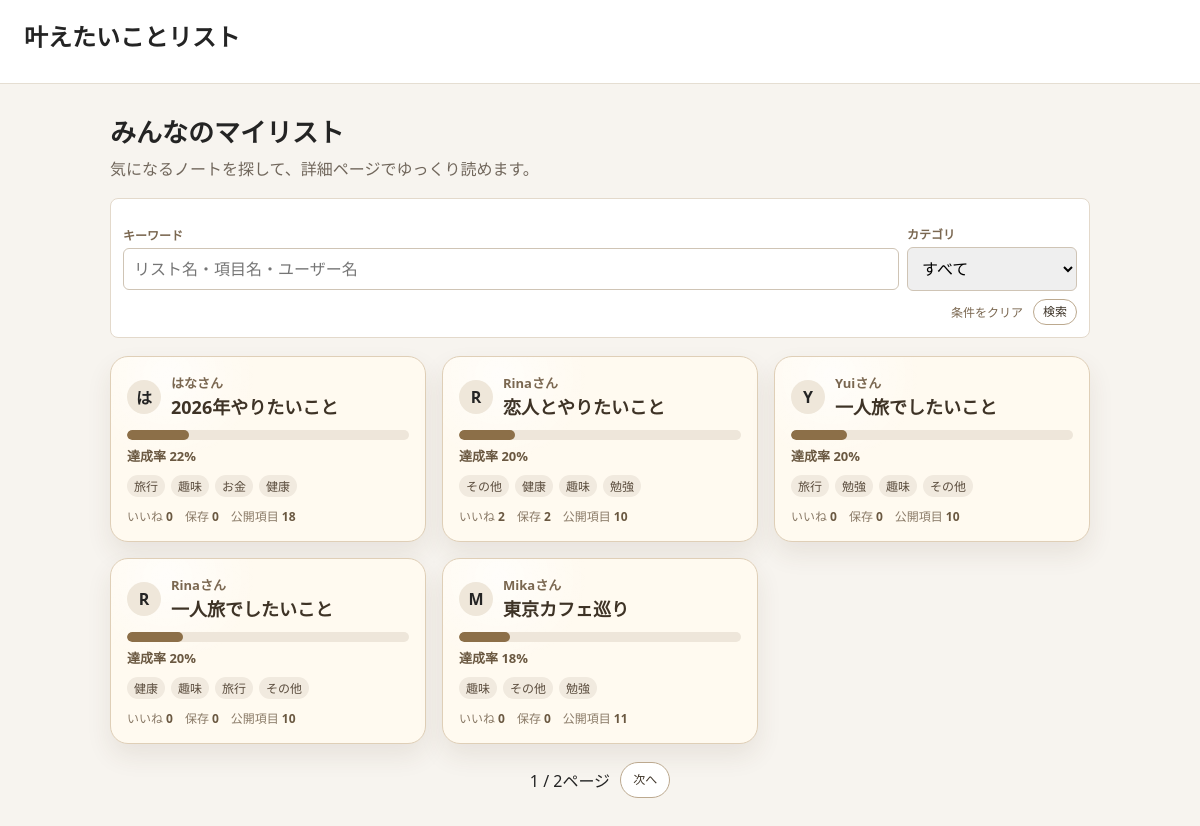
The page /public/ (signed in) on the database its author committed.
### goals/models.py (models this page shows, shortened)
class Profile(models.Model):
    user = models.OneToOneField(settings.AUTH_USER_MODEL, on_delete=models.CASCADE)
    display_name = models.CharField("表示名", max_length=80, blank=True)
    bio = models.TextField("自己紹介", blank=True)
    icon = models.ImageField("プロフィールアイコン", upload_to="profile_icons/", blank=True, null=True)

class YearPlan(models.Model):
    TARGET_CHOICES = GoalSetting.TARGET_CHOICES
    user = models.ForeignKey(
        settings.AUTH_USER_MODEL,
        verbose_name="ユーザー",
        on_delete=models.CASCADE,
        related_name="year_plans",
    )
    year = models.PositiveIntegerField("Year")
    list_title = models.CharField("リスト名", max_length=120, blank=True)
    target_count = models.PositiveIntegerField("Target count", choices=TARGET_CHOICES, default=100)
    is_public = models.BooleanField("この年のリストを公開する", default=False)
    updated_at = models.DateTimeField(auto_now=True)
    class Meta:
        ordering = ["-year"]

### goals/views.py (the view, shortened to what this page needs)
# urls.py: path("public/", views.public_goal_list, name="public_goal_list"),
def public_goal_list(request):
    query = request.GET.get("q", "").strip()
    category = request.GET.get("category", "").strip()
    public_plans = YearPlan.objects.filter(is_public=True).select_related("user", "user__profile").annotate(
        public_goal_count=Count("goals", filter=Q(goals__item_is_public=True)),
    ).filter(public_goal_count__gt=0)
    if category:
        public_plans = public_plans.filter(goals__category=category, goals__item_is_public=True)
    public_plans = public_plans.distinct().order_by("-updated_at", "-pk")
    paginator = Paginator(public_plans, 5)
    page_obj = paginator.get_page(request.GET.get("page"))
    query_params = {}
    if query:
        query_params["q"] = query
    if category:
        query_params["category"] = category
    page_query = urlencode(query_params)
    grouped_goals = build_public_list_groups(page_obj.object_list, request.user, category=category, request=request)
    context = {
        "goal_groups": grouped_goals,
        "page_obj": page_obj,
        "page_query": page_query,
        "public_count": public_plans.count(),
        "done_count": sum(group["done_count"] for group in grouped_goals),
        "categories": YearlyGoal.CATEGORY_CHOICES,
        "selected_category": category,
        "query": query,
    }
    return render(request, "goals/public_goal_list.html", context)

### goals/views.py (called while the page is built)
def progress_percent(done_count, total_count):
    if total_count <= 0:
        return 0
    return min(round(done_count / total_count * 100), 100)

### goals/templates/goals/public_goal_list.html (shortened to what this page needs)
{% extends "goals/base.html" %}
{% block content %}
<div class="page-title discover-hero">
    <div>
        <h2>みんなのマイリスト</h2>
        <p>気になるノートを探して、詳細ページでゆっくり読めます。</p>
    </div>
</div>
<section class="panel search-panel">
    <form method="get" class="search-row">
        <div>
            <label for="q">キーワード</label>
            <input id="q" type="text" name="q" value="{{ query }}" placeholder="リスト名・項目名・ユーザー名">
        </div>
        <div>
            <label for="category">カテゴリ</label>
            <select id="category" name="category">
                <option value="">すべて</option>
            </select>
        </div>
        <div class="search-actions">
            <a class="clear-search-link" href="{% url 'goals:public_goal_list' %}">条件をクリア</a>
            <button class="button pill-button" type="submit">検索</button>
        </div>
    </form>
</section>
<section class="discover-grid">
    {% for group in goal_groups %}
        {% include "goals/partials/public_list_overview_card.html" with group=group %}
    {% empty %}
        <p class="notice">条件に合う公開マイリストはまだありません。</p>
    {% endfor %}
</section>
{% if page_obj.paginator.num_pages > 1 %}
    <nav class="pagination">
        <span>{{ page_obj.number }} / {{ page_obj.paginator.num_pages }}ページ</span>
        {% if page_obj.has_next %}
            <a class="button small-button pill-button" href="?{% if page_query %}{{ page_query }}&{% endif %}page={{ page_obj.next_page_number }}">次へ</a>
        {% endif %}
    </nav>
{% endif %}
{% endblock %}

### goals/templates/goals/partials/public_list_overview_card.html
<article class="discover-card">
    <div class="discover-card-head">
        <a class="avatar profile-avatar-link" href="{% url 'goals:profile_detail' group.user.username %}" aria-label="{{ group.display_name }}さんのプロフィール">
            {% if group.user.profile.icon %}
                <img src="{{ group.user.profile.icon.url }}" alt="">
            {% else %}
                {{ group.display_name|slice:":1" }}
            {% endif %}
        </a>
        <div>
            <p class="discover-user">{{ group.display_name }}さん</p>
            <h3>
                <a class="discover-title-link" href="{% url 'goals:public_list_detail' group.plan.pk %}">{{ group.list_title }}</a>
            </h3>
        </div>
    </div>
    <div class="discover-progress">
        <div class="progress-track">
            <div class="progress-bar" style="width: {{ group.progress_percent }}%;"></div>
        </div>
        <span>達成率 {{ group.progress_percent }}%</span>
    </div>
    <div class="discover-tags">
        {% for label in group.category_labels|slice:":4" %}
            <span class="status-pill">{{ label }}</span>
        {% empty %}
            <span class="status-pill">その他</span>
        {% endfor %}
    </div>
    <dl class="discover-stats">
        <div>
            <dt>いいね</dt>
            <dd>{{ group.like_count }}</dd>
        </div>
        <div>
            <dt>保存</dt>
            <dd>{{ group.save_count }}</dd>
        </div>
        <div>
            <dt>公開項目</dt>
            <dd>{{ group.total_count }}</dd>
        </div>
    </dl>
</article>

### goals/templates/goals/base.html (style rules this page uses)
body { margin: 0; color: #242424; background: #f7f4ef; font-family: system-ui, -apple-system, BlinkMacSystemFont, "Segoe UI", sans-serif; }
nav a, .button, .user-menu summary { display: inline-block; border: 1px solid #bca98f; border-radius: 6px; padding: 8px 12px; color: #3d3327; background: #ffffff; text-decoration: none; cursor: pointer; font: inherit; }
.page-title { display: flex; align-items: center; justify-content: space-between; gap: 16px; margin-bottom: 18px; }
.page-title h2 { margin: 0; font-size: 26px; }
.panel, .item, form.form-box { border: 1px solid #e3d9cb; border-radius: 8px; background: #ffffff; padding: 18px; }
.small-button { border-radius: 5px; padding: 4px 8px; font-size: 13px; line-height: 1.3; }
.status-pill { display: inline-block; border-radius: 999px; background: #f1eadf; color: #5a4c3d; padding: 2px 7px; font-size: 12px; white-space: nowrap; }
.progress-track { width: 100%; height: 10px; overflow: hidden; border-radius: 999px; background: #eee6da; }
.progress-bar { height: 100%; border-radius: inherit; background: #8c6f48; }
.avatar { display: inline-grid; place-items: center; width: 34px; height: 34px; border-radius: 50%; overflow: hidden; background: #efe7da; color: #5a4c3d; font-weight: 700; vertical-align: middle; }
label { display: block; font-weight: 700; margin: 14px 0 6px; }
input[type="text"], input[type="number"], input[type="date"], select, textarea { box-sizing: border-box; width: 100%; border: 1px solid #cfc4b5; border-radius: 6px; padding: 9px 10px; font: inherit; }
.pill-button, .want-button, .together-button, .public-list-actions .button, .notebook-actions .button, .page-control .button { display: inline-flex; align-items: center; justify-content: center; min-width: 0; min-height: 26px; border-radius: 999px; padding: 4px 9px; font-size: 12px; line-height: 1.2; white-space: nowrap; }

### goals/templates/goals/public_goal_list.html (style rules this page uses)
.discover-hero { margin-bottom: 18px; }
.discover-hero h2 { margin-bottom: 6px; }
.discover-hero p { margin: 0; color: #71675c; }
.search-panel { display: grid; gap: 8px; margin-bottom: 18px; padding: 12px; }
.search-row { display: grid; grid-template-columns: minmax(0, 1fr) 170px; gap: 8px; align-items: center; }
.search-row label { display: block; margin-bottom: 4px; color: #7a6750; font-size: 12px; font-weight: 700; }
.search-actions { display: flex; grid-column: 1 / -1; gap: 10px; align-items: center; justify-content: flex-end; align-self: end; text-align: right; }
.clear-search-link { color: #7a6750; font-size: 12px; text-decoration: none; text-underline-offset: 3px; }
.discover-grid { display: grid; grid-template-columns: repeat(auto-fit, minmax(240px, 1fr)); gap: 16px; }
.discover-card { display: grid; gap: 10px; border: 1px solid #dfcfb7; border-radius: 18px; background: radial-gradient(circle at 18% 10%, rgba(255, 255, 255, 0.7), transparent 28%), #fffaf0; padding: 16px; box-shadow: 0 12px 26px rgba(76, 57, 33, 0.09); }
.discover-card-head { display: grid; grid-template-columns: auto minmax(0, 1fr); gap: 10px; align-items: center; }
.discover-card h3 { margin: 2px 0 0; color: #3e3326; font-size: 18px; line-height: 1.45; }
.discover-title-link { color: inherit; text-decoration: none; text-underline-offset: 4px; text-decoration-thickness: 1px; }
.profile-avatar-link { color: inherit; text-decoration: none; }
.discover-user { margin: 0; color: #7a6750; font-size: 13px; font-weight: 700; }
.discover-tags, .discover-actions { display: flex; flex-wrap: wrap; gap: 6px; align-items: center; }
.discover-progress { display: grid; gap: 6px; color: #6a5841; font-size: 13px; font-weight: 700; }
.discover-stats { display: flex; flex-wrap: wrap; gap: 8px 12px; margin: 0; color: #8a7a67; font-size: 12px; }
.discover-stats div { display: inline-flex; gap: 3px; align-items: baseline; border: 0; background: transparent; padding: 0; }
.discover-stats dt { color: #8a7a67; font-size: 12px; }
.discover-stats dd { margin: 0; color: #6a5841; font-weight: 600; }
.pagination { display: flex; gap: 10px; align-items: center; justify-content: center; margin-top: 18px; }
.pagination .button { width: auto; flex: 0 0 auto; padding-left: 12px; padding-right: 12px; }

### rows shown on the page
Profile: display_name "は", display_name "はな"
YearPlan: list_title "2026年やりたいこと"
Profile: display_name "R" "R", display_name "Rina" "Rina"
YearPlan: list_title "恋人とやりたいこと"
Profile: display_name "Y", display_name "Yui"
YearPlan: list_title "一人旅でしたいこと"
YearPlan: list_title "一人旅でしたいこと"
Profile: display_name "M", display_name "Mika"
YearPlan: list_title "東京カフェ巡り"

### other values the page prints
{{ group.progress_percent }} "22" "20" "20" "20" "18"
{{ label }} "旅行" "趣味" "お金" "健康" "その他" "健康" "趣味" "勉強" "旅行" "勉強" "趣味" "その他" "健康" "趣味" "旅行" "その他" "趣味" "その他" "勉強"
{{ group.like_count }} "0" "2" "0" "0" "0"
{{ group.save_count }} "0" "2" "0" "0" "0"
{{ group.total_count }} "18" "10" "10" "10" "11"
{{ page_obj.number }} "1"
{{ page_obj.paginator.num_pages }} "2"
